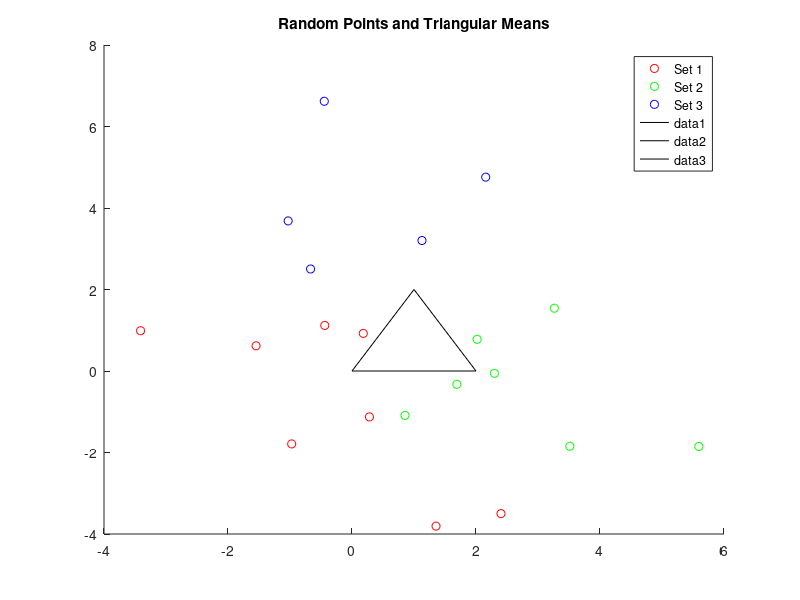

Here is the MATLAB script that generated this plot: (Note: this script raises an error after producing the figure.)
clc;
clear;

% Кількість точок у кожній множині (генеруємо окремо)
num_points = randi([5, 10], 3, 1);

% Математичні середні для множин (утворюють трикутник)
mean1 = [0, 0];
mean2 = [2, 0];
mean3 = [1, 2];

% Дисперсія
variance = 1.5;

% Генеруємо випадкові точки для кожної множини
set1 = [normrnd(mean1(1), variance, [num_points(1), 1]), ...
        normrnd(mean1(2), variance, [num_points(1), 1])];

set2 = [normrnd(mean2(1), variance, [num_points(2), 1]), ...
        normrnd(mean2(2), variance, [num_points(2), 1])];

set3 = [normrnd(mean3(1), variance, [num_points(3), 1]), ...
        normrnd(mean3(2), variance, [num_points(3), 1])];

% Об'єднуємо всі точки
all_points = [set1; set2; set3];

% Відображення початкових точок
figure;
hold on;
scatter(set1(:,1), set1(:,2), 'r', 'DisplayName', 'Set 1');
scatter(set2(:,1), set2(:,2), 'g', 'DisplayName', 'Set 2');
scatter(set3(:,1), set3(:,2), 'b', 'DisplayName', 'Set 3');
plot([mean1(1), mean2(1)], [mean1(2), mean2(2)], 'k');
plot([mean2(1), mean3(1)], [mean2(2), mean3(2)], 'k');
plot([mean3(1), mean1(1)], [mean3(2), mean1(2)], 'k');
legend;
title('Random Points and Triangular Means');
hold off;

% Початкові центри кластерів
initial_centers = [mean1; mean2; mean3];

% Реалізація алгоритму k-means
function [labels, centers, steps] = k_means_clustering(data, k, initial_centers, max_iterations)
    if nargin < 4
        max_iterations = 100;
    end
    [n_points, ~] = size(data);
    centers = initial_centers;
    labels = zeros(n_points, 1);
    for step = 1:max_iterations
        % Оцінка відстаней до центрів
        distances = zeros(n_points, k);
        for i = 1:k
            distances(:, i) = sum((data - centers(i, :)).^2, 2);
        end
        % Призначення точок до кластерів
        [~, labels] = min(distances, [], 2);
        
        % Перерахунок центрів
        new_centers = zeros(k, size(data, 2));
        for i = 1:k
            cluster_points = data(labels == i, :);
            if ~isempty(cluster_points)
                new_centers(i, :) = mean(cluster_points, 1);
            else
                new_centers(i, :) = centers(i, :); % Якщо кластер пустий
            end
        end
        
        % Перевірка на збіжність
        if all(abs(new_centers - centers) < 1e-4, 'all')
            break;
        end
        centers = new_centers;
    end
    steps = step;
end

% Початкова кластеризація
k = 3;
[cluster_labels, final_centers, steps] = k_means_clustering(all_points, k, initial_centers);

% Відображення кластерів
figure;
hold on;
colors = 'rgb';
for i = 1:k
    scatter(all_points(cluster_labels == i, 1), all_points(cluster_labels == i, 2), colors(i), 'DisplayName', sprintf('Cluster %d', i));
end
scatter(final_centers(:, 1), final_centers(:, 2), 'kx', 'LineWidth', 2, 'DisplayName', 'Final Centers');
legend;
title('k-means Clustering');
hold off;

% Розрахунок напрямків зміщення для трикутника
directions = [mean2 - mean1; mean3 - mean2; mean1 - mean3];
norm_directions = directions ./ vecnorm(directions, 2, 2); % Нормалізація напрямків

% Кластеризація зі зміщеними центрами
offset = 0.75 * variance;

% Віддалення
initial_centers_away = initial_centers + offset * norm_directions;
[~, ~, steps_away] = k_means_clustering(all_points, k, initial_centers_away);

% Наближення
initial_centers_towards = initial_centers - offset * norm_directions;
[~, ~, steps_towards] = k_means_clustering(all_points, k, initial_centers_towards);

% Таблиця результатів
results_table = table(["Initial"; "Away"; "Towards"], [steps; steps_away; steps_towards], ...
    'VariableNames', {'Case', 'Steps'});

disp('Кількість кроків для кожного випадку:');
disp(results_table);

% Відображення кластерів для віддалених центрів
figure;
hold on;
for i = 1:k
    scatter(all_points(cluster_labels == i, 1), all_points(cluster_labels == i, 2), colors(i), 'DisplayName', sprintf('Cluster %d', i));
end
scatter(initial_centers_away(:, 1), initial_centers_away(:, 2), 'kx', 'LineWidth', 2, 'DisplayName', 'Away Centers');
legend;
title('k-means Clustering (Centers Moved Away)');
hold off;

% Відображення кластерів для наближених центрів
figure;
hold on;
for i = 1:k
    scatter(all_points(cluster_labels == i, 1), all_points(cluster_labels == i, 2), colors(i), 'DisplayName', sprintf('Cluster %d', i));
end
scatter(initial_centers_towards(:, 1), initial_centers_towards(:, 2), 'kx', 'LineWidth', 2, 'DisplayName', 'Towards Centers');
legend;
title('k-means Clustering (Centers Moved Towards)');
hold off;
